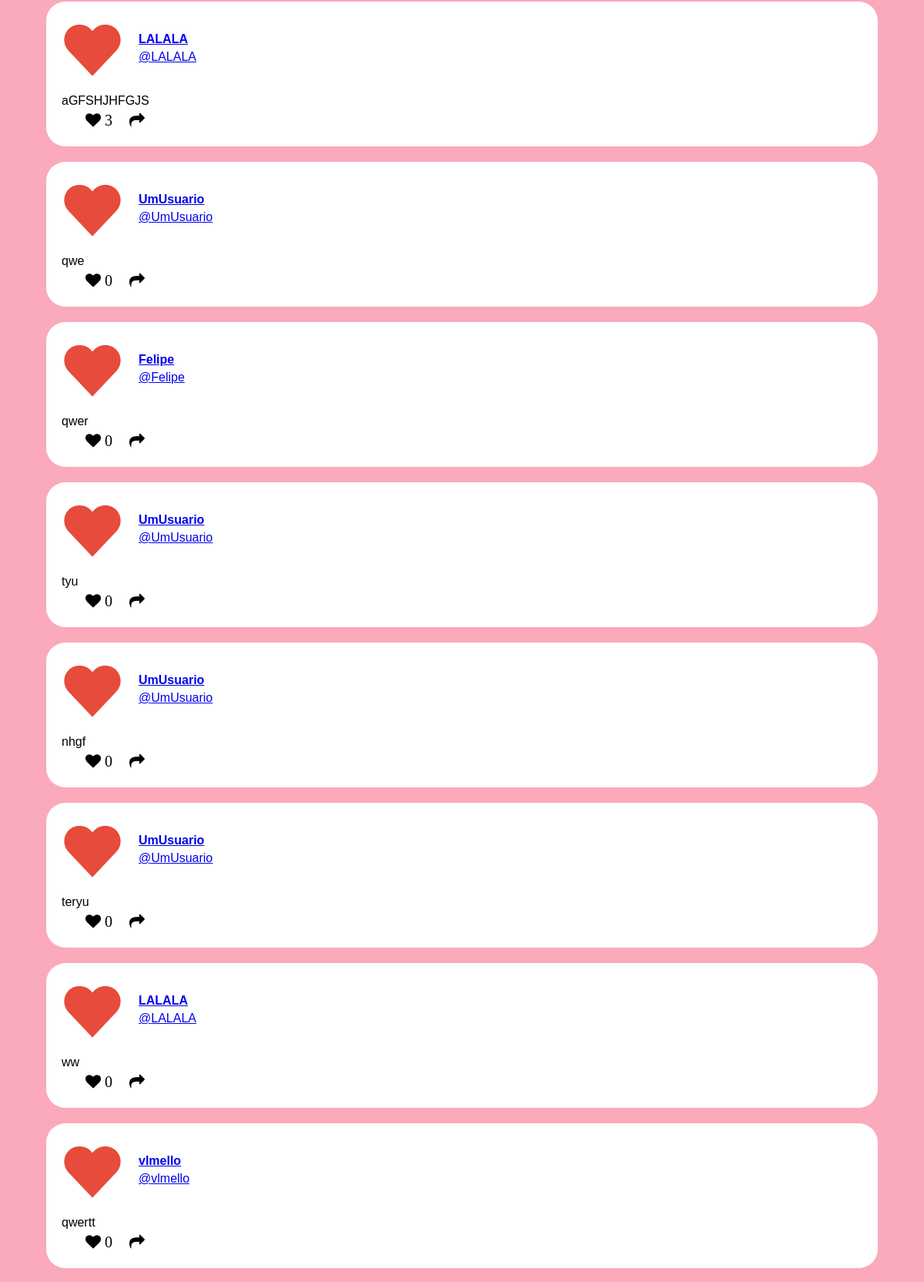
/feed_org/ (signed in, middle part), run on an earlier commit of the app's database.
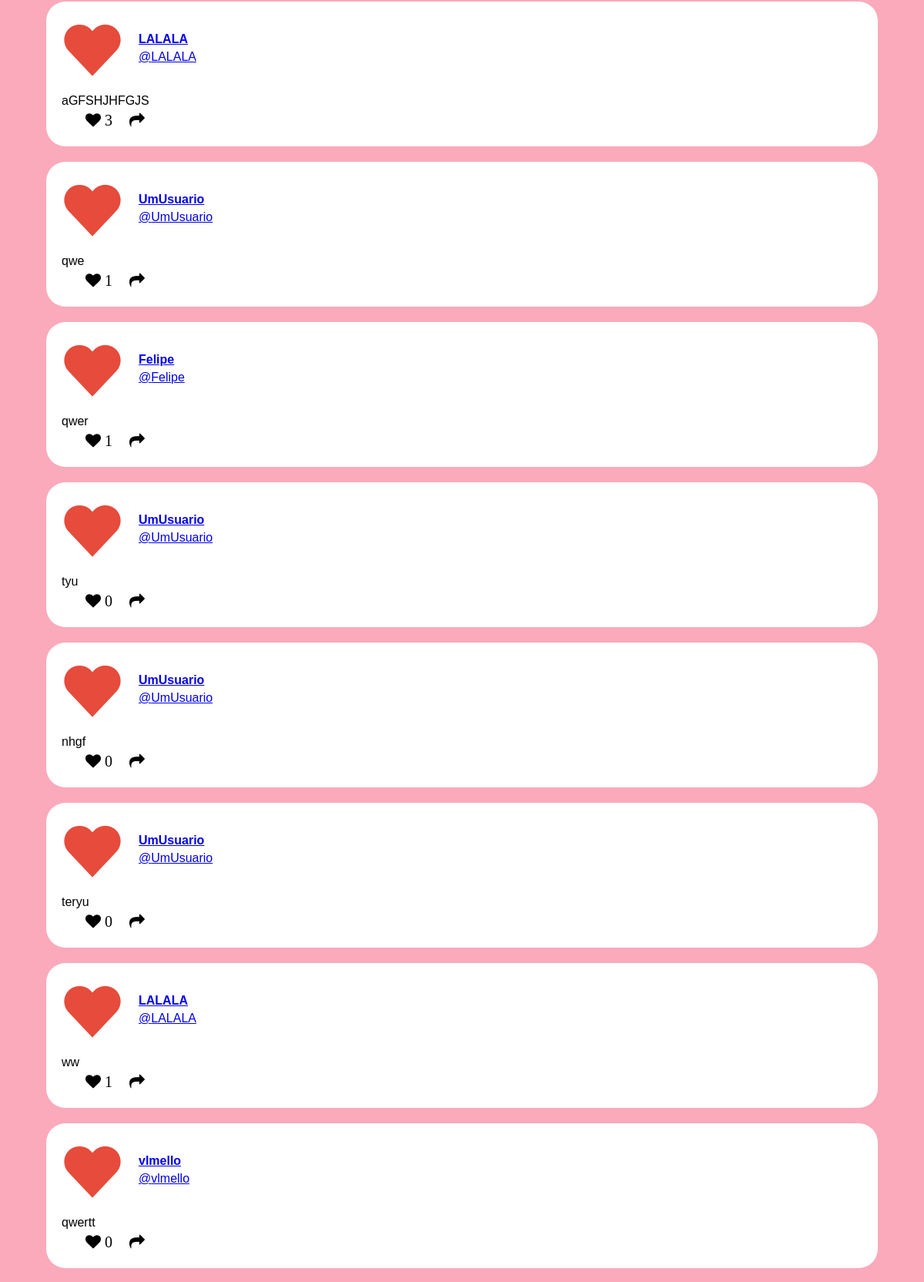
And on a later commit of the database.
### feed/models.py (models this page shows, shortened)
class Post(models.Model):
    id = models.AutoField(primary_key=True)
    text = models.CharField(max_length=50)
    image = models.ImageField(upload_to = "media")
    likes = models.IntegerField(default=0)
    user = models.ForeignKey(get_user_model(), on_delete=models.CASCADE, null=True)

### feed/views.py (the view)
# urls.py: path('feed_org/', views.show_feed_org, name="show_feed_org"),
@login_required
def show_feed_org(request):
    posts = Post.objects.all()
    return render(request, 'show_feed_org.html', {'posts':posts})

### feed/templates/show_feed_org.html (shortened to what this page needs)
{% load static %}
<!DOCTYPE html>
<html lang="pt-BR">
    <head>
        <link rel="stylesheet" href="{% static 'feed/css/show_feed_org.css' %}">
        <link rel="stylesheet" href="https://cdnjs.cloudflare.com/ajax/libs/font-awesome/4.7.0/css/font-awesome.min.css">
    </head>
    <body onload="addListenerScroll();">
        <div id="scrollable-content" class="content-main">
            {% for post in posts %}
            <div id="template-post" class="post">
                <a href="/profile_org/{{post.user}}" class="profile-btn"><div class="post-creator"><img src="{% static 'feed/img/heart-png.png' %}"><div class="name">{{post.user}}</div><div class="at">@{{post.user}}</div></div></a>
                <div class="description-text">{{post.text}}</div>
                <div class="post-buttons">
                    <a href="/like_org/{{post.id}}"><button class="post-btn"><i class="icon like fa fa-heart">&nbsp{{post.likes}}</i></button></a>
                    <button class="post-btn"><i class="icon shar fa fa-share"></i></button>
                </div>
            </div>
            {% endfor %}
        </div>
    </body>
</html>

What changed in the data, as far as the page shows it:
changed Post "qwe": likes "0" → "1"
changed Post "qwer": likes "0" → "1"
changed Post "ww": likes "0" → "1"
